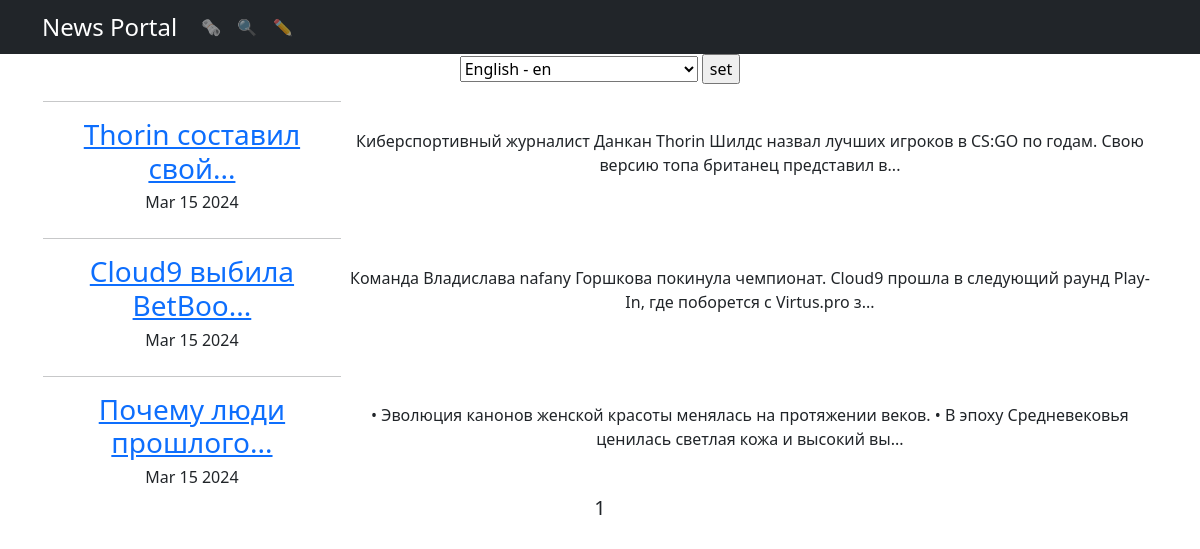
The page / on the database its author committed.
### news/models.py (models this page shows, shortened)
class Post(models.Model):
    content_type = models.CharField(max_length = 2,
                                  choices = CONTENT_TYPE,
                                  default = article)
    author = models.ForeignKey("Author", on_delete = models.CASCADE)
    datetime = models.DateTimeField(auto_now_add=True)
    category = models.ManyToManyField("Category", through='PostCategory')
    title = models.TextField()
    text = models.TextField()
    rating = models.FloatField(default=0)

### news/views.py (the view)
# urls.py: path('', cache_page(60)(PostsList.as_view()), name='posts_list'),
class PostsList(ListView):
    raise_exception = True
    queryset = Post.objects.order_by('datetime')
    template_name = 'news.html'
    context_object_name = 'news'
    paginate_by = 7
    def get_queryset(self):
        queryset = super().get_queryset()
        self.filterset = PostFilter(self.request.GET, queryset)
        return self.filterset.qs
    def get_context_data(self, **kwargs):
        context = super().get_context_data(**kwargs)
        context['filterset'] = self.filterset
        return context

### news/templatetags/custom_filters.py (called while the page is built)
@register.filter()
def preview_title(text):
    return f"{text[:20]}..."

@register.filter()
def preview_text(text):
    return f"{text[:124]}..."

### templates/news.html (shortened to what this page needs)
{% extends 'flatpages/default.html' %}
{% load i18n %}
{% load custom_filters %}
{% block content %}
    <form action="{% url 'set_language' %}" method="POST"> {% csrf_token %}
        {% get_current_language as LANGUAGE_CODE %}
        <select name="language" id="">
            {% get_available_languages as LANGUAGES %}
            {% get_language_info_list for LANGUAGES as languages %}
            {% get_current_language as LANGUAGE_CODE %}
            {% for language in languages %}
                <option value="{{ language.code }}" {% if language.code == LANGUAGE_CODE %} selected {% endif %}>
                    {{ language.name_local }} - {{ language.code }}
                </option>
            {% endfor %}
        </select>
        <input type="submit" value="set">
    </form>
   {% if news %}
        <table>
            {% for post in news %}
                <tr>
                    <td>
                        <hr>
                        <h3>
                            <a href="{{post.id}}">{{ post.title|preview_title }}</a>
                        </h3>
                        <h6>{{ post.datetime|date:'M d Y' }}</h6>
                        <td>{{ post.text|preview_text }}</td>
                    </td>
                </tr>
            {% endfor %}
        </table>
   {% else %}
       <h2>Статей нет!</h2>
        <h5>Ну же! Напишите свою первую статью!</h5>
   {% endif %}
   <h5>
        {{ page_obj.number }}
   </h5>
{% endblock content %}

### rows shown on the page
Post: title|preview_title "Thorin составил свой...", datetime "Mar 15 2024", text|preview_text "Киберспортивный журналист Данкан Thorin Шилдс назвал лучших игроков в CS:GO по годам. Свою версию топа британец представил в..."
Post: title|preview_title "Cloud9 выбила BetBoo...", datetime "Mar 15 2024", text|preview_text "Команда Владислава nafany Горшкова покинула чемпионат. Cloud9 прошла в следующий раунд Play-In, где поборется с Virtus.pro з..."
Post: title|preview_title "Почему люди прошлого...", datetime "Mar 15 2024", text|preview_text "• Эволюция канонов женской красоты менялась на протяжении веков. • В эпоху Средневековья ценилась светлая кожа и высокий вы..."

### other values the page prints
{{ page_obj.number }} "1"
form field language "English - en"
